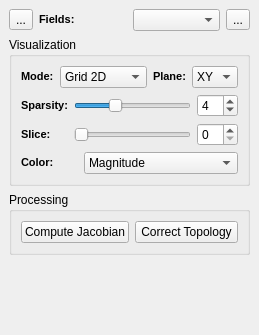
        <widget class="QWidget" name="deformationTab" >
         <attribute name="title" >
          <string>Deformations</string>
         </attribute>
         <layout class="QVBoxLayout" >
          <property name="spacing" >
           <number>6</number>
          </property>
          <property name="leftMargin" >
           <number>9</number>
          </property>
          <property name="topMargin" >
           <number>9</number>
          </property>
          <property name="rightMargin" >
           <number>9</number>
          </property>
          <property name="bottomMargin" >
           <number>9</number>
          </property>
          <item>
           <layout class="QHBoxLayout" >
            <property name="spacing" >
             <number>6</number>
            </property>
            <property name="leftMargin" >
             <number>0</number>
            </property>
            <property name="topMargin" >
             <number>0</number>
            </property>
            <property name="rightMargin" >
             <number>0</number>
            </property>
            <property name="bottomMargin" >
             <number>0</number>
            </property>
            <item>
             <widget class="QToolButton" name="defVisFieldPrev" >
              <property name="text" >
               <string>...</string>
              </property>
              <property name="icon" >
               <iconset resource="cardiac.qrc" >:/res/images/player_rew.png</iconset>
              </property>
             </widget>
            </item>
            <item>
             <widget class="QLabel" name="label_10" >
              <property name="text" >
               <string>&lt;html>&lt;head>&lt;meta name="qrichtext" content="1" />&lt;/head>&lt;body style=" white-space: pre-wrap; font-family:MS Shell Dlg 2; font-size:8.25pt; font-weight:400; font-style:normal; text-decoration:none;">&lt;p style=" margin-top:0px; margin-bottom:0px; margin-left:0px; margin-right:0px; -qt-block-indent:0; text-indent:0px;">&lt;span style=" font-size:8pt; font-weight:600;">Fields:&lt;/span>&lt;/p>&lt;/body>&lt;/html></string>
              </property>
             </widget>
            </item>
            <item>
             <widget class="QComboBox" name="defFieldCombo" />
            </item>
            <item>
             <widget class="QToolButton" name="defVisFieldNext" >
              <property name="text" >
               <string>...</string>
              </property>
              <property name="icon" >
               <iconset resource="cardiac.qrc" >:/res/images/player_fwd.png</iconset>
              </property>
             </widget>
            </item>
           </layout>
          </item>
          <item>
           <widget class="QGroupBox" name="groupBox_8" >
            <property name="title" >
             <string>Visualization</string>
            </property>
            <layout class="QVBoxLayout" >
             <property name="spacing" >
              <number>6</number>
             </property>
             <property name="leftMargin" >
              <number>9</number>
             </property>
             <property name="topMargin" >
              <number>9</number>
             </property>
             <property name="rightMargin" >
              <number>9</number>
             </property>
             <property name="bottomMargin" >
              <number>9</number>
             </property>
             <item>
              <layout class="QHBoxLayout" >
               <property name="spacing" >
                <number>6</number>
               </property>
               <property name="leftMargin" >
                <number>0</number>
               </property>
               <property name="topMargin" >
                <number>0</number>
               </property>
               <property name="rightMargin" >
                <number>0</number>
               </property>
               <property name="bottomMargin" >
                <number>0</number>
               </property>
               <item>
                <widget class="QLabel" name="label_11" >
                 <property name="text" >
                  <string>&lt;html>&lt;head>&lt;meta name="qrichtext" content="1" />&lt;/head>&lt;body style=" white-space: pre-wrap; font-family:MS Shell Dlg 2; font-size:8.25pt; font-weight:400; font-style:normal; text-decoration:none;">&lt;p style=" margin-top:0px; margin-bottom:0px; margin-left:0px; margin-right:0px; -qt-block-indent:0; text-indent:0px;">&lt;span style=" font-size:8pt; font-weight:600;">Mode:&lt;/span>&lt;/p>&lt;/body>&lt;/html></string>
                 </property>
                </widget>
               </item>
               <item>
                <widget class="QComboBox" name="defVisModeCombo" >
                 <item>
                  <property name="text" >
                   <string>Grid 2D</string>
                  </property>
                 </item>
                 <item>
                  <property name="text" >
                   <string>Grid 3D</string>
                  </property>
                 </item>
                 <item>
                  <property name="text" >
                   <string>Glyphs 2D</string>
                  </property>
                 </item>
                 <item>
                  <property name="text" >
                   <string>Glyphs 3D</string>
                  </property>
                 </item>
                </widget>
               </item>
               <item>
                <widget class="QLabel" name="label_12" >
                 <property name="text" >
                  <string>&lt;html>&lt;head>&lt;meta name="qrichtext" content="1" />&lt;/head>&lt;body style=" white-space: pre-wrap; font-family:MS Shell Dlg 2; font-size:8.25pt; font-weight:400; font-style:normal; text-decoration:none;">&lt;p style=" margin-top:0px; margin-bottom:0px; margin-left:0px; margin-right:0px; -qt-block-indent:0; text-indent:0px;">&lt;span style=" font-weight:600;">Plane:&lt;/span>&lt;/p>&lt;/body>&lt;/html></string>
                 </property>
                </widget>
               </item>
               <item>
                <widget class="QComboBox" name="defVisPlaneCombo" >
                 <property name="currentIndex" >
                  <number>2</number>
                 </property>
                 <item>
                  <property name="text" >
                   <string>YZ</string>
                  </property>
                 </item>
                 <item>
                  <property name="text" >
                   <string>XZ</string>
                  </property>
                 </item>
                 <item>
                  <property name="text" >
                   <string>XY</string>
                  </property>
                 </item>
                </widget>
               </item>
              </layout>
             </item>
             <item>
              <layout class="QGridLayout" >
               <property name="leftMargin" >
                <number>0</number>
               </property>
               <property name="topMargin" >
                <number>0</number>
               </property>
               <property name="rightMargin" >
                <number>0</number>
               </property>
               <property name="bottomMargin" >
                <number>0</number>
               </property>
               <property name="horizontalSpacing" >
                <number>6</number>
               </property>
               <property name="verticalSpacing" >
                <number>6</number>
               </property>
               <item row="1" column="1" >
                <widget class="QSlider" name="defVisSliceSlider" >
                 <property name="orientation" >
                  <enum>Qt::Horizontal</enum>
                 </property>
                </widget>
               </item>
               <item row="1" column="2" >
                <widget class="QSpinBox" name="defVisSliceSpin" />
               </item>
               <item row="0" column="1" >
                <widget class="QSlider" name="defVisSparsitySlider" >
                 <property name="minimum" >
                  <number>1</number>
                 </property>
                 <property name="maximum" >
                  <number>10</number>
                 </property>
                 <property name="pageStep" >
                  <number>2</number>
                 </property>
                 <property name="value" >
                  <number>4</number>
                 </property>
                 <property name="orientation" >
                  <enum>Qt::Horizontal</enum>
                 </property>
                </widget>
               </item>
               <item row="1" column="0" >
                <widget class="QLabel" name="label_14" >
                 <property name="text" >
                  <string>&lt;html>&lt;head>&lt;meta name="qrichtext" content="1" />&lt;/head>&lt;body style=" white-space: pre-wrap; font-family:MS Shell Dlg 2; font-size:8.25pt; font-weight:400; font-style:normal; text-decoration:none;">&lt;p style=" margin-top:0px; margin-bottom:0px; margin-left:0px; margin-right:0px; -qt-block-indent:0; text-indent:0px; font-size:8pt;">&lt;span style=" font-weight:600;">Slice:&lt;/span>&lt;/p>&lt;/body>&lt;/html></string>
                 </property>
                </widget>
               </item>
               <item row="0" column="2" >
                <widget class="QSpinBox" name="defVisSparsitySpin" >
                 <property name="minimum" >
                  <number>1</number>
                 </property>
                 <property name="maximum" >
                  <number>10</number>
                 </property>
                 <property name="value" >
                  <number>4</number>
                 </property>
                </widget>
               </item>
               <item row="0" column="0" >
                <widget class="QLabel" name="label_13" >
                 <property name="text" >
                  <string>&lt;html>&lt;head>&lt;meta name="qrichtext" content="1" />&lt;/head>&lt;body style=" white-space: pre-wrap; font-family:MS Shell Dlg 2; font-size:8.25pt; font-weight:400; font-style:normal; text-decoration:none;">&lt;p style=" margin-top:0px; margin-bottom:0px; margin-left:0px; margin-right:0px; -qt-block-indent:0; text-indent:0px;">&lt;span style=" font-size:8pt; font-weight:600;">Sparsity:&lt;/span>&lt;/p>&lt;/body>&lt;/html></string>
                 </property>
                </widget>
               </item>
              </layout>
             </item>
             <item>
              <layout class="QHBoxLayout" >
               <property name="spacing" >
                <number>6</number>
               </property>
               <property name="leftMargin" >
                <number>0</number>
               </property>
               <property name="topMargin" >
                <number>0</number>
               </property>
               <property name="rightMargin" >
                <number>0</number>
               </property>
               <property name="bottomMargin" >
                <number>0</number>
               </property>
               <item>
                <widget class="QLabel" name="label_15" >
                 <property name="text" >
                  <string>&lt;html>&lt;head>&lt;meta name="qrichtext" content="1" />&lt;/head>&lt;body style=" white-space: pre-wrap; font-family:MS Shell Dlg 2; font-size:8.25pt; font-weight:400; font-style:normal; text-decoration:none;">&lt;p style=" margin-top:0px; margin-bottom:0px; margin-left:0px; margin-right:0px; -qt-block-indent:0; text-indent:0px;">&lt;span style=" font-size:8pt; font-weight:600;">Color:&lt;/span>&lt;/p>&lt;/body>&lt;/html></string>
                 </property>
                </widget>
               </item>
               <item>
                <widget class="QComboBox" name="defVisColorCombo" >
                 <property name="currentIndex" >
                  <number>0</number>
                 </property>
                 <item>
                  <property name="text" >
                   <string>Magnitude</string>
                  </property>
                 </item>
                 <item>
                  <property name="text" >
                   <string>Orientation</string>
                  </property>
                 </item>
                 <item>
                  <property name="text" >
                   <string>Strain - Circumferential</string>
                  </property>
                 </item>
                 <item>
                  <property name="text" >
                   <string>Strain - Radial</string>
                  </property>
                 </item>
                </widget>
               </item>
              </layout>
             </item>
            </layout>
           </widget>
          </item>
          <item>
           <widget class="QGroupBox" name="groupBox_9" >
            <property name="title" >
             <string>Processing</string>
            </property>
            <layout class="QHBoxLayout" >
             <property name="spacing" >
              <number>6</number>
             </property>
             <property name="leftMargin" >
              <number>9</number>
             </property>
             <property name="topMargin" >
              <number>9</number>
             </property>
             <property name="rightMargin" >
              <number>9</number>
             </property>
             <property name="bottomMargin" >
              <number>9</number>
             </property>
             <item>
              <widget class="QPushButton" name="pushButton" >
               <property name="text" >
                <string>Compute Jacobian</string>
               </property>
              </widget>
             </item>
             <item>
              <widget class="QPushButton" name="pushButton_2" >
               <property name="text" >
                <string>Correct Topology</string>
               </property>
              </widget>
             </item>
            </layout>
           </widget>
          </item>
          <item>
           <spacer>
            <property name="orientation" >
             <enum>Qt::Vertical</enum>
            </property>
            <property name="sizeHint" >
             <size>
              <width>20</width>
              <height>71</height>
             </size>
            </property>
           </spacer>
          </item>
         </layout>
        </widget>
